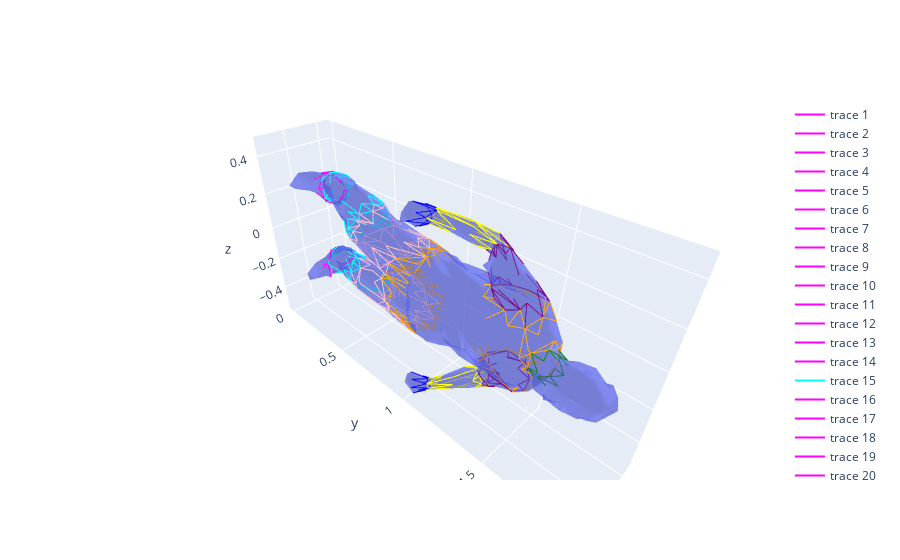

This figure's notebook cell:
### Code cell
root_dir = 'datasets/human_seg'
train_path = os.path.join(root_dir, 'train')
seg_path = os.path.join(root_dir, 'seg_train')

mesh_files = [f for f in os.listdir(train_path) if f.endswith('.obj')]
mesh_files.sort()
seg_files = [f for f in os.listdir(seg_path) if f.endswith('.eseg')]
seg_files.sort()
pair_list = list(zip(mesh_files, seg_files))

i = 0
for mesh_file, seg_file in pair_list:
  
  edge_label_pairs = create_labels_for_mesh(train_path, seg_path, mesh_file, seg_file)
  all_labels = set()
  for edge_label_pair in edge_label_pairs:
    all_labels.add(edge_label_pair[1])
  
  useful_vertices_dict = create_useful_vertices_dict(edge_label_pairs)

  useful_pairs = [elem for elem in edge_label_pairs if elem[0][0] in useful_vertices_dict or elem[0][1] in useful_vertices_dict]
  print(useful_pairs)
  connected_components = find_connected_components(useful_pairs)
  
  mesh = trimesh.load_mesh(os.path.join(train_path, mesh_file))
  vertices = mesh.vertices
  connected_components_vertices = []
  for connected_component in connected_components:
    connected_component_vertices = set()
    for vertex in connected_component:
      connected_component_vertices.add(vertices[vertex])   
    connected_components_vertices.append(connected_component_vertices)

  keypoints = []
  for connected_component_vertices in connected_components_vertices:
    # compute the mean of the connected component
    mean = [0, 0, 0]
    for vertex in connected_component_vertices:
      mean[0] += vertex[0]
      mean[1] += vertex[1]
      mean[2] += vertex[2]
    mean[0] /= len(connected_component_vertices)
    mean[1] /= len(connected_component_vertices)
    mean[2] /= len(connected_component_vertices)
    keypoints.append(mean)
  
  useful_vertices_coordinates = []
  for vertex in useful_vertices_dict:
    useful_vertices_coordinates.append(vertices[vertex])


  fig = go.Figure()
  
  # Add the mesh data
  fig.add_trace(go.Mesh3d(
      x=vertices[:, 0], 
      y=vertices[:, 1], 
      z=vertices[:, 2], 
      i=mesh.faces[:, 0], 
      j=mesh.faces[:, 1], 
      k=mesh.faces[:, 2], 
      opacity=0.5
  ))
  
  # Add the keypoints
  # for keypoint in keypoints:
  #     fig.add_trace(go.Scatter3d(
  #         x=[keypoint[0]], 
  #         y=[keypoint[1]], 
  #         z=[keypoint[2]], 
  #         mode='markers', 
  #         marker=dict(size=5)
  #     ))
  
  #plot the useful vertices
  # for useful_vertex in useful_vertices_coordinates:
  #     fig.add_trace(go.Scatter3d(
  #         x=[useful_vertex[0]], 
  #         y=[useful_vertex[1]], 
  #         z=[useful_vertex[2]], 
  #         mode='markers', 
  #         marker=dict(size=3)
  #     ))
      
  # plot connected components vertices with different colors (same color for the same connected component)
  colors = ['red', 'green', 'blue', 'yellow', 'purple', 'orange', 'pink', 'cyan', 'magenta', 'brown']
  # for i, connected_component_vertices in enumerate(connected_components_vertices):
  #   x = []
  #   y = []
  #   z = []
  #   for vertex in connected_component_vertices:
  #     x.append(vertex[0])
  #     y.append(vertex[1])
  #     z.append(vertex[2])
  #   fig.add_trace(go.Scatter3d(
  #       x=x, 
  #       y=y, 
  #       z=z, 
  #       mode='markers', 
  #       marker=dict(size=3, color=colors[i])
  #   ))
    
  # plot useful_pairs edges using one color for each class
  for pair in useful_pairs:
    edge = pair[0]
    cls = pair[1]
    v0 = vertices[edge[0]]
    v1 = vertices[edge[1]]
    fig.add_trace(go.Scatter3d(
        x=[v0[0], v1[0]], 
        y=[v0[1], v1[1]], 
        z=[v0[2], v1[2]], 
        mode='lines', 
        line=dict(width=2, color=colors[int(cls)])
    ))
      
  
  # Set the aspect ratio to ensure correct proportions
  fig.update_layout(
      scene=dict(
          aspectmode='data'
      )
  )
  
  # Show the plot
  fig.show()
  break
